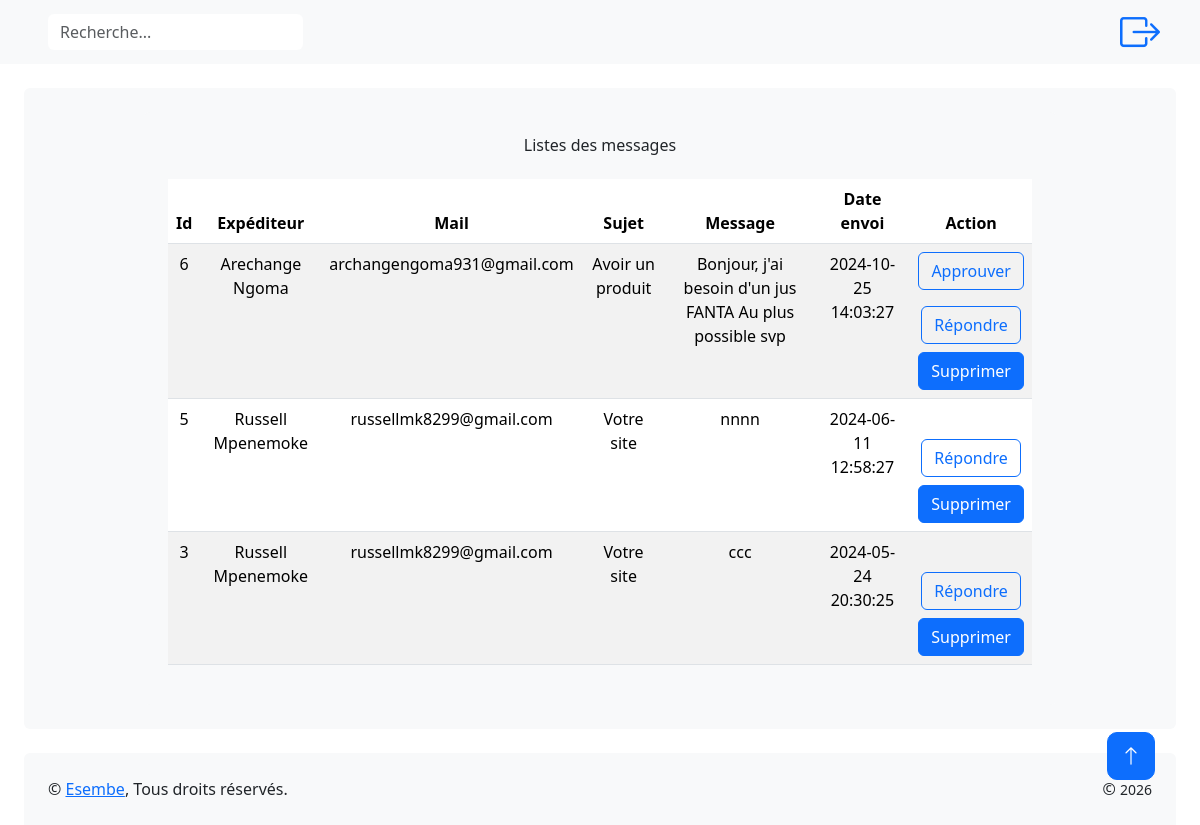
The page /administration/listes_contact.php (signed in) on the database its author committed.
### tables this page shows
CREATE TABLE `contact_esembe` (
  `id` int(11) NOT NULL,
  `nom` varchar(50) NOT NULL,
  `prenom` varchar(50) NOT NULL,
  `mail` text NOT NULL,
  `sujet` varchar(50) NOT NULL,
  `message` text NOT NULL,
  `date_message` datetime NOT NULL,
  `lu` int(11) NOT NULL
);

### administration/listes_contact.php (the view, shortened to what this page needs)
<?php
require_once('../connexiondb.php');
if(isset($_GET['search_query']) && !empty($_GET['search_query'])) {
   $search_query = $_GET['search_query'];
   $commentaires = $bdd->prepare('SELECT * FROM contact_esembe WHERE sujet LIKE :search_query OR message LIKE :search_query OR nom LIKE :search_query ORDER BY id DESC');
   $commentaires->execute(array('search_query' => '%' . $search_query . '%'));
} else {
   $commentaires = $bdd->query('SELECT * FROM contact_esembe ORDER BY id DESC');
}
?>
<!DOCTYPE html>
<html lang="en">
<head>
    <link href="https://cdnjs.cloudflare.com/ajax/libs/font-awesome/5.10.0/css/all.min.css" rel="stylesheet">
    <link href="https://cdn.jsdelivr.net/npm/bootstrap-icons@1.4.1/font/bootstrap-icons.css" rel="stylesheet">
    <link href="lib/owlcarousel/assets/owl.carousel.min.css" rel="stylesheet">
    <link href="lib/tempusdominus/css/tempusdominus-bootstrap-4.min.css" rel="stylesheet" />
    <link href="css/bootstrap.min.css" rel="stylesheet">
    <link href="css/style.css" rel="stylesheet">
</head>
<body>
            <nav class="navbar navbar-expand bg-light navbar-light sticky-top px-4 py-0">
                <form class=" d-md-flex ms-4" method="GET">
                    <input class="form-control border-0" name="search_query" type="search" placeholder="Recherche...">
                </form>
                <div class="navbar-nav align-items-center ms-auto">
                <div class="nav-item dropdown">
                <a href="bureau_admin" class="nav-link">
                            <i class="bi bi-box-arrow-right text-primary display-6 me-lg-2"></i>
                        </a>
                    </div>
                </div>
            </nav>
            <div class="container-fluid pt-4 px-4">
                <div class="row vh-80 bg-light rounded align-items-center justify-content-center mx-0">
                    <div class="col-md-10 text-center p-4">
                        <div class="bg-light rounded h-100 p-4 table-responsive">
                            <h6 class="mb-4">Listes des messages</h6>
                            <table class="table table-striped">
                                <thead class="bg-primary text-white">
                                    <tr>
                                        <th scope="col">Id</th>
                                        <th scope="col">Expéditeur</th>
                                        <th scope="col">Mail</th>
                                        <th scope="col">Sujet</th>
                                        <th scope="col">Message</th>
                                        <th scope="col">Date envoi</th>
                                        <th scope="col">Action</th>
                                    </tr>
                                </thead>
                                <tbody>
                                <?php while($c = $commentaires->fetch()) { ?>
      <li style="list-style:none;">
                                <tr>
                                    <td><?= $c['id'] ?></td>
                                    <td><?= $c['prenom'] ?> <?= $c['nom'] ?></td>
                                    <td><?= $c['mail'] ?></td>
                                    <td><?= $c['sujet'] ?></td>
                                    <td><?= $c['message'] ?></td>
                                    <td><?= $c['date_message'] ?></td>
                                    <td><?php if($c['lu'] == 0) { ?>
          <a href="listes_contact?type=commentaire&approuve=<?= $c['id'] ?>" class="btn btn-outline-primary mb-2 mb-2">Approuver</a><?php } ?> <br>
          <a href="mailto:<?= $c['mail']?>" class="btn btn-outline-primary mt-2 mb-2">Répondre</a><br>
          <a href="listes_contact?type=commentaire&supprime=<?= $c['id'] ?>" class="btn btn-primary">Supprimer</a>
        </li>
                                 <?php } ?>
                                </tbody>
                            </table>
                        </div>
   </div>
    </div>
   </div>
            <div class="container-fluid pt-4 px-4">
                <div class="bg-light rounded-top p-4">
                    <div class="row">
                        <div class="col-12 col-sm-6 text-center text-sm-start">
                            &copy; <a href="htptps://www.esemebe-business.com">Esembe</a>, Tous droits réservés. <br>
                        </div>
                        <div class="col-12 col-sm-6 text-center text-sm-end">
                            &copy;   <span class="small"><script>document.write(new Date().getFullYear())</script>
                        </div>
                    </div>
                </div>
            </div>
        <a href="#" class="btn btn-lg btn-primary btn-lg-square back-to-top"><i class="bi bi-arrow-up"></i></a>
</body>
</html>

### administration/css/style.css (style rules this page uses)
:root { --primary: #009CFF; --light: #F3F6F9; --dark: #191C24; }
.back-to-top { position: fixed; display: none; right: 45px; bottom: 45px; z-index: 99; }
.btn { transition: .5s; }
.btn.btn-primary { color: #FFFFFF; }
.btn-lg-square { width: 48px; height: 48px; }
.btn-square, .btn-sm-square, .btn-lg-square { padding: 0; display: inline-flex; align-items: center; justify-content: center; font-weight: normal; border-radius: 10px; }

### rows shown on the page
contact_esembe: id "6", prenom "Arechange", nom "Ngoma", mail "archangengoma931@gmail.com", sujet "Avoir un produit", message "Bonjour, j'ai besoin d'un jus FANTA Au plus possible svp", date_message "2024-10-25 14:03:27"
contact_esembe: id "5", prenom "Russell", nom "Mpenemoke", mail "russellmk8299@gmail.com", sujet "Votre site", message "nnnn", date_message "2024-06-11 12:58:27"
contact_esembe: id "3", prenom "Russell", nom "Mpenemoke", mail "russellmk8299@gmail.com", sujet "Votre site", message "ccc", date_message "2024-05-24 20:30:25"
